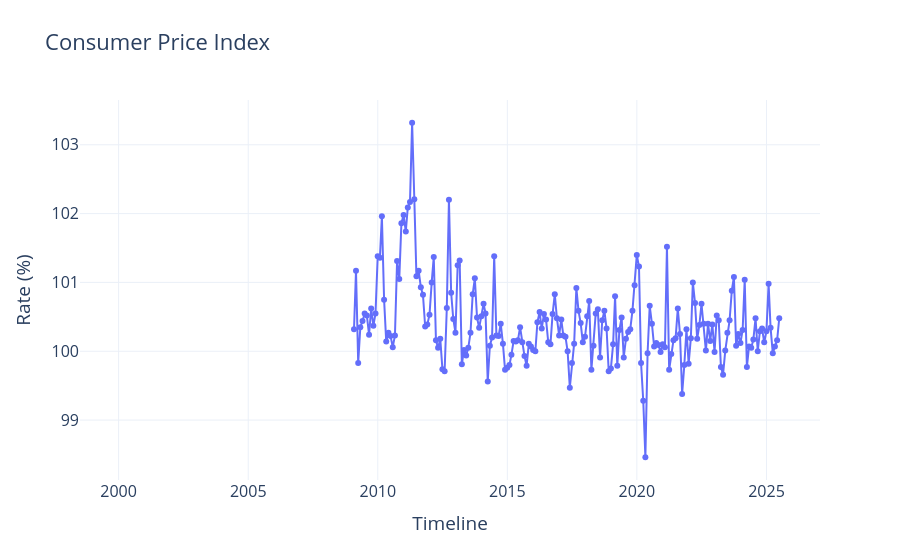

Here is the notebook cell this chart was saved with:
### Code cell
std_silver_cpi_fig = my_visualizer.plot_line_chart(
    std_silver_cpi,
    x_column="date",
    y_columns=["consumer_price_index"],
    title="Consumer Price Index	",
    y_axis_title="Rate",
    y_unit="%",
)
std_silver_cpi_fig

### Figure 1 — Plotly figure (JSON) as saved in the notebook; plotly's stock layout.template omitted (floating-point values rounded to 4 significant figures; data arrays with more than 128 entries replaced by an {"elided": "..."} marker saying what was removed)
{"data": [{"mode": "lines+markers", "name": "consumer_price_index", "type": "scatter", "x": {"elided": "306 str values"}, "y": {"elided": "306 float values"}}], "layout": {"font": {"size": 16}, "hovermode": "x unified", "legend": {"orientation": "h", "title": {"text": "Series"}, "x": 1, "xanchor": "right", "y": 1.02, "yanchor": "bottom"}, "title": {"text": "Consumer Price Index\t"}, "xaxis": {"automargin": true, "title": {"text": "Timeline"}}, "yaxis": {"automargin": true, "title": {"text": "Rate (%)"}}}}
